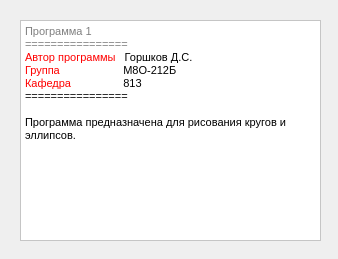
<?xml version="1.0" encoding="UTF-8"?>
<ui version="4.0">
 <class>DialogAbout</class>
 <widget class="QDialog" name="DialogAbout">
  <property name="geometry">
   <rect>
    <x>0</x>
    <y>0</y>
    <width>338</width>
    <height>259</height>
   </rect>
  </property>
  <property name="windowTitle">
   <string>Dialog</string>
  </property>
  <widget class="QTextEdit" name="textEdit">
   <property name="enabled">
    <bool>false</bool>
   </property>
   <property name="geometry">
    <rect>
     <x>20</x>
     <y>20</y>
     <width>301</width>
     <height>221</height>
    </rect>
   </property>
   <property name="palette">
    <palette>
     <active>
      <colorrole role="WindowText">
       <brush brushstyle="SolidPattern">
        <color alpha="255">
         <red>0</red>
         <green>0</green>
         <blue>0</blue>
        </color>
       </brush>
      </colorrole>
      <colorrole role="Button">
       <brush brushstyle="SolidPattern">
        <color alpha="255">
         <red>255</red>
         <green>255</green>
         <blue>255</blue>
        </color>
       </brush>
      </colorrole>
      <colorrole role="Light">
       <brush brushstyle="SolidPattern">
        <color alpha="255">
         <red>255</red>
         <green>255</green>
         <blue>255</blue>
        </color>
       </brush>
      </colorrole>
      <colorrole role="Midlight">
       <brush brushstyle="SolidPattern">
        <color alpha="255">
         <red>255</red>
         <green>255</green>
         <blue>255</blue>
        </color>
       </brush>
      </colorrole>
      <colorrole role="Dark">
       <brush brushstyle="SolidPattern">
        <color alpha="255">
         <red>127</red>
         <green>127</green>
         <blue>127</blue>
        </color>
       </brush>
      </colorrole>
      <colorrole role="Mid">
       <brush brushstyle="SolidPattern">
        <color alpha="255">
         <red>170</red>
         <green>170</green>
         <blue>170</blue>
        </color>
       </brush>
      </colorrole>
      <colorrole role="Text">
       <brush brushstyle="SolidPattern">
        <color alpha="255">
         <red>0</red>
         <green>0</green>
         <blue>0</blue>
        </color>
       </brush>
      </colorrole>
      <colorrole role="BrightText">
       <brush brushstyle="SolidPattern">
        <color alpha="255">
         <red>255</red>
         <green>255</green>
         <blue>255</blue>
        </color>
       </brush>
      </colorrole>
      <colorrole role="ButtonText">
       <brush brushstyle="SolidPattern">
        <color alpha="255">
         <red>0</red>
         <green>0</green>
         <blue>0</blue>
        </color>
       </brush>
      </colorrole>
      <colorrole role="Base">
       <brush brushstyle="SolidPattern">
        <color alpha="255">
         <red>255</red>
         <green>255</green>
         <blue>255</blue>
        </color>
       </brush>
      </colorrole>
      <colorrole role="Window">
       <brush brushstyle="SolidPattern">
        <color alpha="255">
         <red>255</red>
         <green>255</green>
         <blue>255</blue>
        </color>
       </brush>
      </colorrole>
      <colorrole role="Shadow">
       <brush brushstyle="SolidPattern">
        <color alpha="255">
         <red>0</red>
         <green>0</green>
         <blue>0</blue>
        </color>
       </brush>
      </colorrole>
      <colorrole role="AlternateBase">
       <brush brushstyle="SolidPattern">
        <color alpha="255">
         <red>255</red>
         <green>255</green>
         <blue>255</blue>
        </color>
       </brush>
      </colorrole>
      <colorrole role="ToolTipBase">
       <brush brushstyle="SolidPattern">
        <color alpha="255">
         <red>255</red>
         <green>255</green>
         <blue>220</blue>
        </color>
       </brush>
      </colorrole>
      <colorrole role="ToolTipText">
       <brush brushstyle="SolidPattern">
        <color alpha="255">
         <red>0</red>
         <green>0</green>
         <blue>0</blue>
        </color>
       </brush>
      </colorrole>
     </active>
     <inactive>
      <colorrole role="WindowText">
       <brush brushstyle="SolidPattern">
        <color alpha="255">
         <red>0</red>
         <green>0</green>
         <blue>0</blue>
        </color>
       </brush>
      </colorrole>
      <colorrole role="Button">
       <brush brushstyle="SolidPattern">
        <color alpha="255">
         <red>255</red>
         <green>255</green>
         <blue>255</blue>
        </color>
       </brush>
      </colorrole>
      <colorrole role="Light">
       <brush brushstyle="SolidPattern">
        <color alpha="255">
         <red>255</red>
         <green>255</green>
         <blue>255</blue>
        </color>
       </brush>
      </colorrole>
      <colorrole role="Midlight">
       <brush brushstyle="SolidPattern">
        <color alpha="255">
         <red>255</red>
         <green>255</green>
         <blue>255</blue>
        </color>
       </brush>
      </colorrole>
      <colorrole role="Dark">
       <brush brushstyle="SolidPattern">
        <color alpha="255">
         <red>127</red>
         <green>127</green>
         <blue>127</blue>
        </color>
       </brush>
      </colorrole>
      <colorrole role="Mid">
       <brush brushstyle="SolidPattern">
        <color alpha="255">
         <red>170</red>
         <green>170</green>
         <blue>170</blue>
        </color>
       </brush>
      </colorrole>
      <colorrole role="Text">
       <brush brushstyle="SolidPattern">
        <color alpha="255">
         <red>0</red>
         <green>0</green>
         <blue>0</blue>
        </color>
       </brush>
      </colorrole>
      <colorrole role="BrightText">
       <brush brushstyle="SolidPattern">
        <color alpha="255">
         <red>255</red>
         <green>255</green>
         <blue>255</blue>
        </color>
       </brush>
      </colorrole>
      <colorrole role="ButtonText">
       <brush brushstyle="SolidPattern">
        <color alpha="255">
         <red>0</red>
         <green>0</green>
         <blue>0</blue>
        </color>
       </brush>
      </colorrole>
      <colorrole role="Base">
       <brush brushstyle="SolidPattern">
        <color alpha="255">
         <red>255</red>
         <green>255</green>
         <blue>255</blue>
        </color>
       </brush>
      </colorrole>
      <colorrole role="Window">
       <brush brushstyle="SolidPattern">
        <color alpha="255">
         <red>255</red>
         <green>255</green>
         <blue>255</blue>
        </color>
       </brush>
      </colorrole>
      <colorrole role="Shadow">
       <brush brushstyle="SolidPattern">
        <color alpha="255">
         <red>0</red>
         <green>0</green>
         <blue>0</blue>
        </color>
       </brush>
      </colorrole>
      <colorrole role="AlternateBase">
       <brush brushstyle="SolidPattern">
        <color alpha="255">
         <red>255</red>
         <green>255</green>
         <blue>255</blue>
        </color>
       </brush>
      </colorrole>
      <colorrole role="ToolTipBase">
       <brush brushstyle="SolidPattern">
        <color alpha="255">
         <red>255</red>
         <green>255</green>
         <blue>220</blue>
        </color>
       </brush>
      </colorrole>
      <colorrole role="ToolTipText">
       <brush brushstyle="SolidPattern">
        <color alpha="255">
         <red>0</red>
         <green>0</green>
         <blue>0</blue>
        </color>
       </brush>
      </colorrole>
     </inactive>
     <disabled>
      <colorrole role="WindowText">
       <brush brushstyle="SolidPattern">
        <color alpha="255">
         <red>127</red>
         <green>127</green>
         <blue>127</blue>
        </color>
       </brush>
      </colorrole>
      <colorrole role="Button">
       <brush brushstyle="SolidPattern">
        <color alpha="255">
         <red>255</red>
         <green>255</green>
         <blue>255</blue>
        </color>
       </brush>
      </colorrole>
      <colorrole role="Light">
       <brush brushstyle="SolidPattern">
        <color alpha="255">
         <red>255</red>
         <green>255</green>
         <blue>255</blue>
        </color>
       </brush>
      </colorrole>
      <colorrole role="Midlight">
       <brush brushstyle="SolidPattern">
        <color alpha="255">
         <red>255</red>
         <green>255</green>
         <blue>255</blue>
        </color>
       </brush>
      </colorrole>
      <colorrole role="Dark">
       <brush brushstyle="SolidPattern">
        <color alpha="255">
         <red>127</red>
         <green>127</green>
         <blue>127</blue>
        </color>
       </brush>
      </colorrole>
      <colorrole role="Mid">
       <brush brushstyle="SolidPattern">
        <color alpha="255">
         <red>170</red>
         <green>170</green>
         <blue>170</blue>
        </color>
       </brush>
      </colorrole>
      <colorrole role="Text">
       <brush brushstyle="SolidPattern">
        <color alpha="255">
         <red>127</red>
         <green>127</green>
         <blue>127</blue>
        </color>
       </brush>
      </colorrole>
      <colorrole role="BrightText">
       <brush brushstyle="SolidPattern">
        <color alpha="255">
         <red>255</red>
         <green>255</green>
         <blue>255</blue>
        </color>
       </brush>
      </colorrole>
      <colorrole role="ButtonText">
       <brush brushstyle="SolidPattern">
        <color alpha="255">
         <red>127</red>
         <green>127</green>
         <blue>127</blue>
        </color>
       </brush>
      </colorrole>
      <colorrole role="Base">
       <brush brushstyle="SolidPattern">
        <color alpha="255">
         <red>255</red>
         <green>255</green>
         <blue>255</blue>
        </color>
       </brush>
      </colorrole>
      <colorrole role="Window">
       <brush brushstyle="SolidPattern">
        <color alpha="255">
         <red>255</red>
         <green>255</green>
         <blue>255</blue>
        </color>
       </brush>
      </colorrole>
      <colorrole role="Shadow">
       <brush brushstyle="SolidPattern">
        <color alpha="255">
         <red>0</red>
         <green>0</green>
         <blue>0</blue>
        </color>
       </brush>
      </colorrole>
      <colorrole role="AlternateBase">
       <brush brushstyle="SolidPattern">
        <color alpha="255">
         <red>255</red>
         <green>255</green>
         <blue>255</blue>
        </color>
       </brush>
      </colorrole>
      <colorrole role="ToolTipBase">
       <brush brushstyle="SolidPattern">
        <color alpha="255">
         <red>255</red>
         <green>255</green>
         <blue>220</blue>
        </color>
       </brush>
      </colorrole>
      <colorrole role="ToolTipText">
       <brush brushstyle="SolidPattern">
        <color alpha="255">
         <red>0</red>
         <green>0</green>
         <blue>0</blue>
        </color>
       </brush>
      </colorrole>
     </disabled>
    </palette>
   </property>
   <property name="html">
    <string>&lt;!DOCTYPE HTML PUBLIC &quot;-//W3C//DTD HTML 4.0//EN&quot; &quot;http://www.w3.org/TR/REC-html40/strict.dtd&quot;&gt;
&lt;html&gt;&lt;head&gt;&lt;meta name=&quot;qrichtext&quot; content=&quot;1&quot; /&gt;&lt;style type=&quot;text/css&quot;&gt;
p, li { white-space: pre-wrap; }
&lt;/style&gt;&lt;/head&gt;&lt;body style=&quot; font-family:'MS Shell Dlg 2'; font-size:8.25pt; font-weight:400; font-style:normal;&quot;&gt;
&lt;p style=&quot; margin-top:0px; margin-bottom:0px; margin-left:0px; margin-right:0px; -qt-block-indent:0; text-indent:0px;&quot;&gt;Программа 1&lt;/p&gt;
&lt;p style=&quot; margin-top:0px; margin-bottom:0px; margin-left:0px; margin-right:0px; -qt-block-indent:0; text-indent:0px;&quot;&gt;================&lt;/p&gt;
&lt;p style=&quot; margin-top:0px; margin-bottom:0px; margin-left:0px; margin-right:0px; -qt-block-indent:0; text-indent:0px;&quot;&gt;&lt;span style=&quot; color:#ff0000;&quot;&gt;Автор программы   &lt;/span&gt;&lt;span style=&quot; color:#000000;&quot;&gt;Горшков Д.С.&lt;/span&gt;&lt;/p&gt;
&lt;p style=&quot; margin-top:0px; margin-bottom:0px; margin-left:0px; margin-right:0px; -qt-block-indent:0; text-indent:0px;&quot;&gt;&lt;span style=&quot; color:#ff0000;&quot;&gt;Группа	      &lt;/span&gt;&lt;span style=&quot; color:#000000;&quot;&gt;М8О-212Б&lt;/span&gt;&lt;/p&gt;
&lt;p style=&quot; margin-top:0px; margin-bottom:0px; margin-left:0px; margin-right:0px; -qt-block-indent:0; text-indent:0px;&quot;&gt;&lt;span style=&quot; color:#ff0000;&quot;&gt;Кафедра	      &lt;/span&gt;&lt;span style=&quot; color:#000000;&quot;&gt;813&lt;/span&gt;&lt;/p&gt;
&lt;p style=&quot; margin-top:0px; margin-bottom:0px; margin-left:0px; margin-right:0px; -qt-block-indent:0; text-indent:0px;&quot;&gt;&lt;span style=&quot; color:#000000;&quot;&gt;================&lt;/span&gt;&lt;/p&gt;
&lt;p style=&quot;-qt-paragraph-type:empty; margin-top:0px; margin-bottom:0px; margin-left:0px; margin-right:0px; -qt-block-indent:0; text-indent:0px; color:#000000;&quot;&gt;&lt;br /&gt;&lt;/p&gt;
&lt;p style=&quot; margin-top:0px; margin-bottom:0px; margin-left:0px; margin-right:0px; -qt-block-indent:0; text-indent:0px;&quot;&gt;&lt;span style=&quot; color:#000000;&quot;&gt;Программа предназначена для рисования кругов и эллипсов.&lt;/span&gt;&lt;/p&gt;&lt;/body&gt;&lt;/html&gt;</string>
   </property>
  </widget>
 </widget>
 <resources/>
 <connections/>
</ui>
